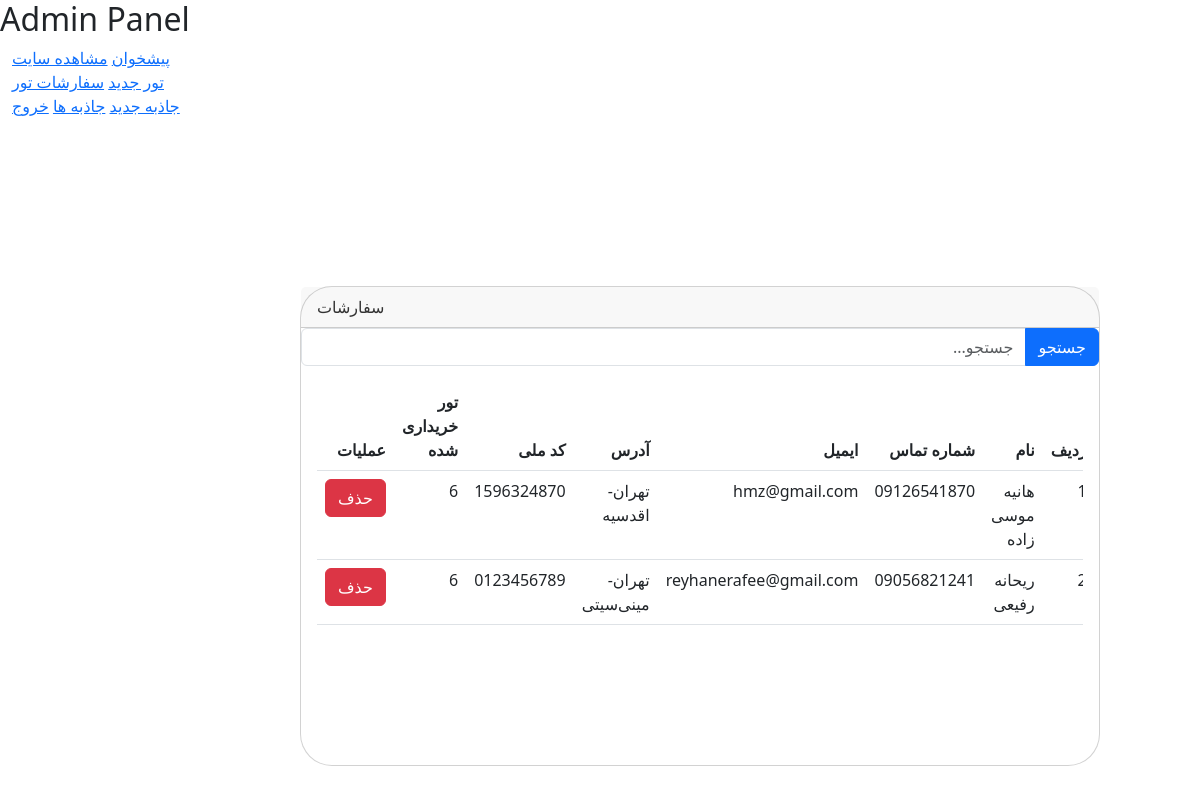
/php/orders.php, run on an earlier commit of the app's database.
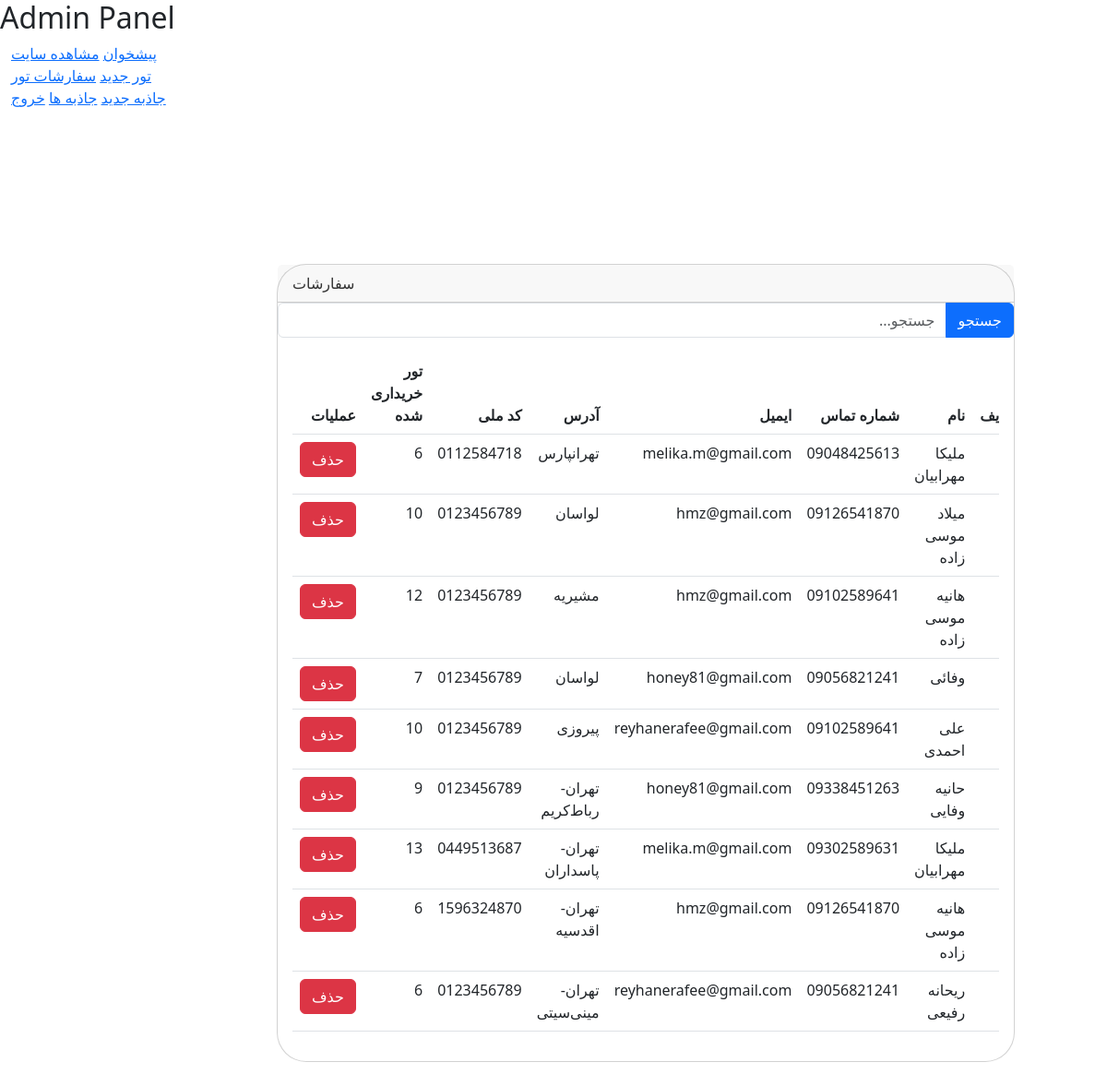
And on a later commit of the database.
### tables this page shows
CREATE TABLE `orders` (
  `o_id` int(11) NOT NULL,
  `name` varchar(100) NOT NULL,
  `email` varchar(100) NOT NULL,
  `phone` varchar(11) NOT NULL,
  `address` text NOT NULL,
  `code` varchar(20) NOT NULL,
  `t_id` int(11) DEFAULT NULL,
  `user_id` int(11) DEFAULT NULL,
  `travelers` int(11) DEFAULT 1,
  `notes` text DEFAULT NULL,
  `travel_date` varchar(10) DEFAULT NULL,
  `total_price` int(11) DEFAULT NULL,
  `tracking_code` varchar(50) DEFAULT NULL,
  `status` enum('pending','paid','cancelled') DEFAULT 'pending',
  `payment_date` timestamp NULL DEFAULT NULL,
  `payment_method` varchar(50) DEFAULT NULL,
  `card_number_last4` varchar(4) DEFAULT NULL,
  `created_at` timestamp NOT NULL DEFAULT current_timestamp()
);

### php/orders.php (the view, shortened to what this page needs)
<?php
$host = "localhost";
$username = "root";
$password = "";
$dbname = "my_tourist_db";
$conn = mysqli_connect($host, $username, $password, $dbname);
mysqli_set_charset($conn, "utf8");
?>
<!DOCTYPE html>
<html lang="fa">
<head>
    <link rel="stylesheet" href="css/bootstrap.min.css">
    <link rel="stylesheet" href="style.css">
</head>
<body>
<nav class="nav top-bar">
    <h2 class="float-left">Admin Panel</h2>
</nav>
<div class="container-fluid">
    <div class="row admin-panel">
        <div class="col-2">
            <div class="list-item">
                <a href="index.html">پیشخوان</a>
                <a href="../index.html">مشاهده سایت</a>
                <a href="add-new-tour.html">تور جدید</a>
                <a href="orders.php">سفارشات تور</a>
                <a href="add-new-jazebe.html">جاذبه جدید</a>
                <a href="jazebeha.html">جاذبه ها</a>
                <a href="../php/logout.php">خروج</a>
            </div>
        </div>
        <div class="col-10">
            <div class="card mb-3">
                <div class="card-header">
                    سفارشات
                </div>
                <form action="orders.html" method="get">
                    <div class="input-group">
                        <input style="direction: rtl;" type="text" placeholder="جستجو..." name="search" class="form-control text-end">
                        <button class="btn btn-primary" name="search-btn">جستجو</button>
                    </div>
                </form>
                <div class="card-body">
                    <div class="table-responsive">
                        <table class="table float-right" style="direction: rtl">
                            <thead>
                                <tr>
                                    <th>ردیف</th>
                                    <th>نام</th>
                                    <th>شماره تماس</th>
                                    <th>ایمیل</th>
                                    <th>آدرس</th>
                                    <th>کد ملی</th>
                                    <th>تور خریداری شده</th>
                                    <th>عملیات</th>
                                </tr>
                            </thead>
                            <tbody>
                                <?php
                                $search = isset($_GET['search']) ? $_GET['search'] : '';
                                if (!empty($search)) {
                                    $sql = "SELECT * FROM orders
                                            WHERE name LIKE '%$search%'
                                            OR email LIKE '%$search%'
                                            OR phone LIKE '%$search%'
                                            OR code LIKE '%$search%'
                                            ORDER BY o_id DESC";
                                } else {
                                    $sql = "SELECT * FROM orders ORDER BY o_id DESC";
                                }
                                $result = mysqli_query($conn, $sql);
                                if ($result && mysqli_num_rows($result) > 0) {
                                    $counter = 1;
                                    while($row = mysqli_fetch_assoc($result)) {
                                        echo "<tr>";
                                        echo "<td>" . $counter . "</td>";
                                        echo "<td>" . htmlspecialchars($row['name']) . "</td>";
                                        echo "<td>" . htmlspecialchars($row['phone']) . "</td>";
                                        echo "<td>" . htmlspecialchars($row['email']) . "</td>";
                                        echo "<td>" . htmlspecialchars($row['address']) . "</td>";
                                        echo "<td>" . htmlspecialchars($row['code']) . "</td>";
                                        echo "<td>" . htmlspecialchars($row['t_id']) . "</td>";
                                        echo "<td>";
                                        echo "<a href='delete_order.php?id=" . $row['o_id'] . "' class='btn btn-danger' onclick='return confirm(\"آیا مطمئن هستید؟\")'>حذف</a>";
                                        echo "</td>";
                                        echo "</tr>";
                                        $counter++;
                                    }
                                } else {
                                    echo "<tr><td colspan='8' class='text-center'>هیچ سفارشی یافت نشد</td></tr>";
                                }
                                ?>
                            </tbody>
                        </table>
                    </div>
                </div>
            </div>
        </div>
    </div>
</div>
</body>
</html>

What changed in the data, as far as the page shows it:
added orders: name "ملیکا مهرابیان", phone "09048425613", email "melika.m@gmail.com", address "تهرانپارس", code "0112584718", t "6"
added orders: name "میلاد موسی زاده", phone "09126541870", email "hmz@gmail.com", address "لواسان", code "0123456789", t "10"
added orders: name "هانیه موسی زاده", phone "09102589641", email "hmz@gmail.com", address "مشیریه", code "0123456789", t "12"
added orders: name "وفائی", phone "09056821241", email "honey81@gmail.com", address "لواسان", code "0123456789", t "7"
added orders: name "علی احمدی", phone "09102589641", email "reyhanerafee@gmail.com", address "پیروزی", code "0123456789", t "10"
added orders: name "حانیه وفایی", phone "09338451263", email "honey81@gmail.com", address "تهران-رباط‌کریم", code "0123456789", t "9"
added orders: name "ملیکا مهرابیان", phone "09302589631", email "melika.m@gmail.com", address "تهران-پاسداران", code "0449513687", t "13"
